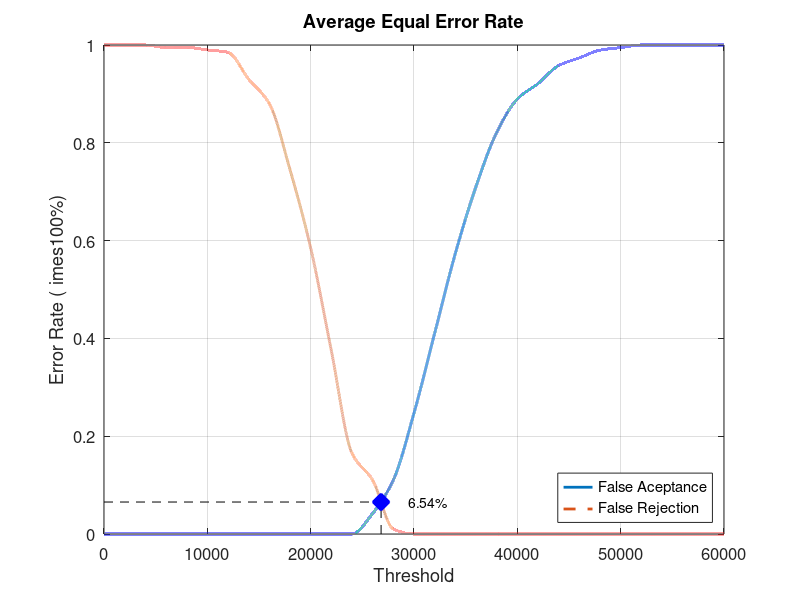
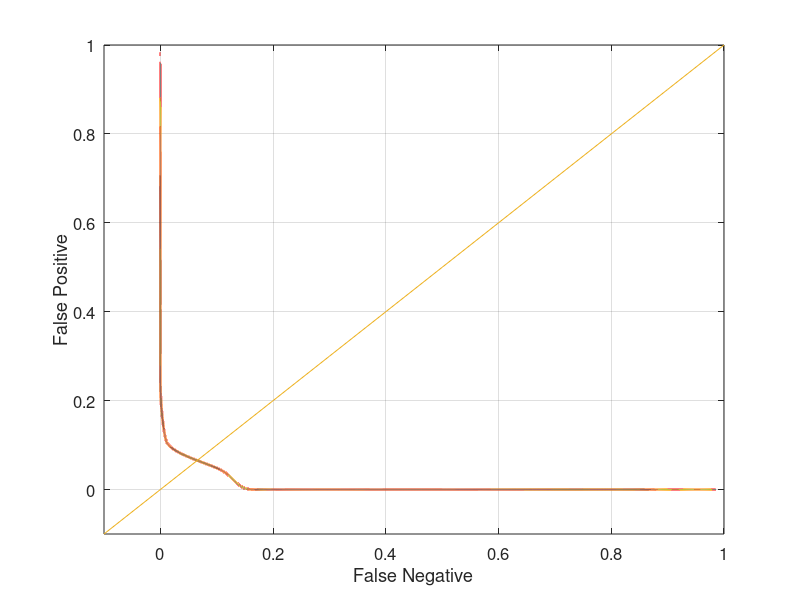

These charts were generated, in order, by the following MATLAB code:
close all;
clear;
clc;
x = 0:2000:60000;
xq = 0:0.5:60000;

y0 = [0 0 0 0 0 0 0 0 0 0 0 0 0 0.0421053 0.110526 0.247368 0.410526 0.573684 0.710526 0.821053 0.889474 0.921053 0.957895 0.973684 0.989474 0.994737 1 1 1 1 1]
yy0 = interp1(x, y0, xq, 'pchip');
y1 = [1 1 1 0.995 0.995 0.99 0.985 0.93 0.88 0.745 0.585 0.375 0.165 0.11 0.01 0 0 0 0 0 0 0 0 0 0 0 0 0 0 0 0]
yy1 = interp1(x, y1, xq, 'pchip');

% Calculating EER: 
y2 = abs(y0 - y1);
find(y2 == min(y2))
yy2 = abs(yy0 - yy1);
xEER = find(yy2 == min(yy2));
xEERIndex = xq(xEER) % X-axis EER
yEER = yy0(xEER) % Y-axis EER

main = figure
plot(xq, yy0,'-','LineWidth', 2);	hold on
plot(xq, yy1,'--','LineWidth', 2);	hold on
plot([xEERIndex xEERIndex], [0 yEER], 'k--');	hold on
plot([0 xEERIndex], [yEER yEER], 'k--');	hold on
plot(xEERIndex, yEER, 'bx', 'LineWidth', 10);	hold on
text(xEERIndex + 10 * xEERIndex / 100, yEER, [num2str(round((10000 * yEER)) / 100) '%'])
legend('False Aceptance', 'False Rejection', 'Location', 'SouthEast')
xlabel('Threshold')
ylabel('Error Rate (	imes100%)')
title('Average Equal Error Rate')
set(gca, 'FontSize', 12)
axis([0 60000 0 1])
grid on

print(main, 'Database4_1Main', '-dpng');
FNRxFPR = figure('Color', [1 1 1]);
plot(yy1, yy0, '-', yy1, yy0, 'LineWidth', 2);
hold on
y = -0.1:0.1:1
plot(y, y); 
set(gca, 'FontSize', 12)
xlabel('False Negative')
ylabel('False Positive')
axis([-0.1 1 -0.1 1])
set(gca, 'FontSize', 12)
grid on

print(FNRxFPR, 'Database4_1FNRxFPR','-dpng');
